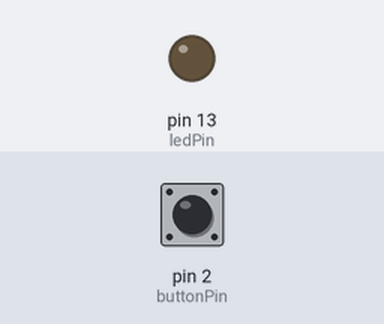
Recording of a sketch running on a simulated Arduino Uno, built with avr-gcc and run on an emulated ATmega328P. On the bench: output pins drawn as LEDs (lit = HIGH). The test bench sets the inputs (shaded band); at power-on: pin 2 (buttonPin) HIGH.

Above: at 1.2 s.
1.3 s: pin 2 (buttonPin) pulled LOW for 0.15 s
At 1.37 s:
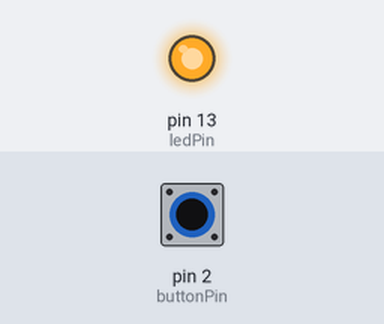
2.9 s: pin 2 (buttonPin) pulled LOW for 3.2 s
At 7.2 s:
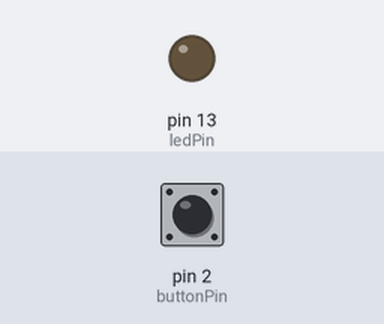
Timing chart, 0 to 8.7 s (numbered marks = the images above; inputs shaded):
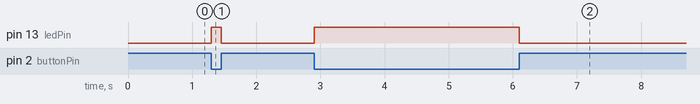

Measured:
- after the input at 1.3 s, pin 13 (ledPin): LOW → HIGH at once, → LOW 0.15 s later
- after the input at 2.9 s, pin 13 (ledPin): LOW → HIGH at once, → LOW 3.2 s later

The sketch:

key_interact_control.ino
```cpp
int buttonPin = 2; // 给 2 号引脚起个名字叫 buttonPin（按键引脚）
int ledPin = 13;   // 给 13 号引脚起个名字叫 ledPin（LED引脚）

void setup() {
  // 告诉 Arduino，13 号引脚是用来输出的 (控制灯)
  pinMode(ledPin, OUTPUT);

  // 魔法指令！告诉 Arduino，2 号引脚用来输入，并且激活内部上拉电阻
  // 这样按键没按下时，Arduino 会读到 HIGH；按下按键接地时，会读到 LOW
  pinMode(buttonPin, INPUT_PULLUP);
}

void loop() {
  // 找个变量存起来：读取 2 号引脚现在的状态是 HIGH 还是 LOW
  int buttonState = digitalRead(buttonPin);

  // 如果状态是 LOW（说明按键被按下了）
  if (buttonState == LOW) {
    digitalWrite(ledPin, HIGH); // 开灯
  }
  // 否则（说明按键没被按下）
  else {
    digitalWrite(ledPin, LOW);  // 关灯
  }
}
```
